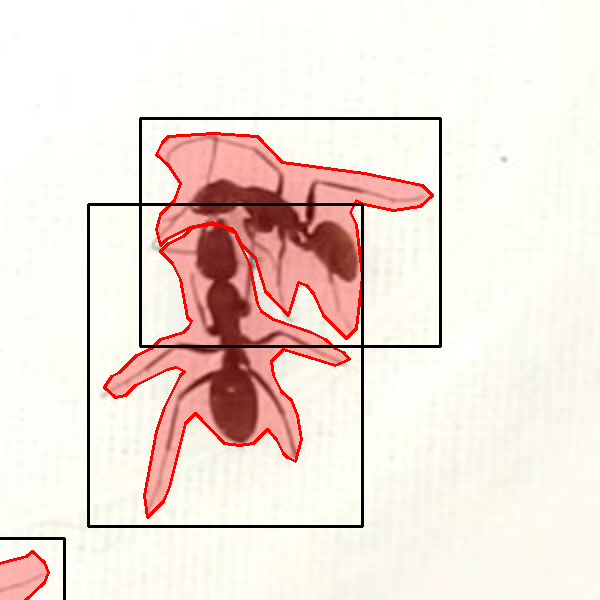

Generate this figure with Python:
import os

import torch
from PIL import Image

from flat_bug import download_from_repository
from flat_bug.predictor import Predictor

if __name__ == "__main__":
    os.chdir(os.path.dirname(__file__))

    image = "cao2022_000178.jpg"
    if not os.path.exists(image):
        download_from_repository(f"fb_yolo/insects/images/val/{image}", image)

    device, dtype = torch.device("cuda:0"), torch.float16
    model = Predictor(
        device=device, 
        dtype=dtype
    )
    model.set_hyperparameters(TIME=True)

    pred = model.pyramid_predictions(
        image, 
        scale_increment=3/4,
        scale_before=1
    ).plot(
        scale=2, 
        confidence=False
    )[1400:2000, 2200:2800]

    Image.fromarray(pred, "RGB").save("example_bbox_vs_contour.png")
